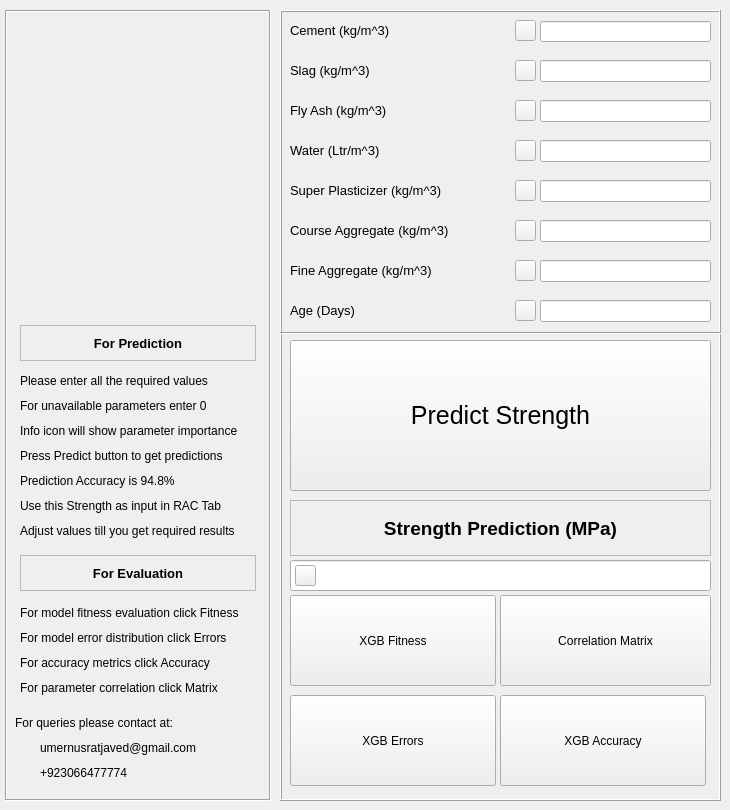
    <widget class="QWidget" name="tabWidgetPage2">
     <attribute name="title">
      <string>NAC Strength</string>
     </attribute>
     <widget class="QFrame" name="frame_2">
      <property name="geometry">
       <rect>
        <x>280</x>
        <y>10</y>
        <width>441</width>
        <height>791</height>
       </rect>
      </property>
      <property name="styleSheet">
       <string notr="true"/>
      </property>
      <property name="frameShape">
       <enum>QFrame::Box</enum>
      </property>
      <property name="frameShadow">
       <enum>QFrame::Raised</enum>
      </property>
      <widget class="QLabel" name="label_12">
       <property name="geometry">
        <rect>
         <x>10</x>
         <y>10</y>
         <width>191</width>
         <height>21</height>
        </rect>
       </property>
       <property name="font">
        <font>
         <pointsize>10</pointsize>
         <weight>50</weight>
         <italic>false</italic>
         <bold>false</bold>
         <strikeout>false</strikeout>
        </font>
       </property>
       <property name="text">
        <string>Cement (kg/m^3)</string>
       </property>
      </widget>
      <widget class="QLabel" name="label_13">
       <property name="geometry">
        <rect>
         <x>10</x>
         <y>50</y>
         <width>191</width>
         <height>21</height>
        </rect>
       </property>
       <property name="font">
        <font>
         <pointsize>10</pointsize>
         <weight>50</weight>
         <italic>false</italic>
         <bold>false</bold>
         <strikeout>false</strikeout>
        </font>
       </property>
       <property name="text">
        <string>Slag (kg/m^3)</string>
       </property>
      </widget>
      <widget class="QLabel" name="label_14">
       <property name="geometry">
        <rect>
         <x>10</x>
         <y>90</y>
         <width>241</width>
         <height>21</height>
        </rect>
       </property>
       <property name="font">
        <font>
         <pointsize>10</pointsize>
         <weight>50</weight>
         <italic>false</italic>
         <bold>false</bold>
         <strikeout>false</strikeout>
        </font>
       </property>
       <property name="text">
        <string>Fly Ash (kg/m^3)</string>
       </property>
      </widget>
      <widget class="QLabel" name="label_15">
       <property name="geometry">
        <rect>
         <x>10</x>
         <y>130</y>
         <width>171</width>
         <height>21</height>
        </rect>
       </property>
       <property name="font">
        <font>
         <pointsize>10</pointsize>
         <weight>50</weight>
         <italic>false</italic>
         <bold>false</bold>
         <strikeout>false</strikeout>
        </font>
       </property>
       <property name="text">
        <string>Water (Ltr/m^3)</string>
       </property>
      </widget>
      <widget class="QLabel" name="label_16">
       <property name="geometry">
        <rect>
         <x>10</x>
         <y>170</y>
         <width>201</width>
         <height>20</height>
        </rect>
       </property>
       <property name="font">
        <font>
         <pointsize>10</pointsize>
         <weight>50</weight>
         <italic>false</italic>
         <bold>false</bold>
         <strikeout>false</strikeout>
        </font>
       </property>
       <property name="text">
        <string>Super Plasticizer (kg/m^3)</string>
       </property>
      </widget>
      <widget class="QLabel" name="label_17">
       <property name="geometry">
        <rect>
         <x>10</x>
         <y>210</y>
         <width>211</width>
         <height>21</height>
        </rect>
       </property>
       <property name="font">
        <font>
         <pointsize>10</pointsize>
         <weight>50</weight>
         <italic>false</italic>
         <bold>false</bold>
         <strikeout>false</strikeout>
        </font>
       </property>
       <property name="text">
        <string>Course Aggregate (kg/m^3)</string>
       </property>
      </widget>
      <widget class="QLabel" name="label_18">
       <property name="geometry">
        <rect>
         <x>10</x>
         <y>250</y>
         <width>221</width>
         <height>21</height>
        </rect>
       </property>
       <property name="font">
        <font>
         <pointsize>10</pointsize>
         <weight>50</weight>
         <italic>false</italic>
         <bold>false</bold>
         <strikeout>false</strikeout>
        </font>
       </property>
       <property name="text">
        <string>Fine Aggregate (kg/m^3)</string>
       </property>
      </widget>
      <widget class="QLabel" name="label_19">
       <property name="geometry">
        <rect>
         <x>10</x>
         <y>290</y>
         <width>211</width>
         <height>21</height>
        </rect>
       </property>
       <property name="font">
        <font>
         <pointsize>10</pointsize>
         <weight>50</weight>
         <italic>false</italic>
         <bold>false</bold>
         <strikeout>false</strikeout>
        </font>
       </property>
       <property name="text">
        <string>Age (Days)</string>
       </property>
      </widget>
      <widget class="QLineEdit" name="cs_cement">
       <property name="geometry">
        <rect>
         <x>260</x>
         <y>11</y>
         <width>171</width>
         <height>21</height>
        </rect>
       </property>
       <property name="font">
        <font>
         <pointsize>8</pointsize>
         <weight>50</weight>
         <italic>false</italic>
         <bold>false</bold>
         <strikeout>false</strikeout>
        </font>
       </property>
      </widget>
      <widget class="Line" name="line_18">
       <property name="geometry">
        <rect>
         <x>0</x>
         <y>315</y>
         <width>501</width>
         <height>16</height>
        </rect>
       </property>
       <property name="orientation">
        <enum>Qt::Horizontal</enum>
       </property>
      </widget>
      <widget class="QLineEdit" name="cs_slag">
       <property name="geometry">
        <rect>
         <x>260</x>
         <y>50</y>
         <width>171</width>
         <height>22</height>
        </rect>
       </property>
      </widget>
      <widget class="QLineEdit" name="cs_fly_ash">
       <property name="geometry">
        <rect>
         <x>260</x>
         <y>90</y>
         <width>171</width>
         <height>22</height>
        </rect>
       </property>
      </widget>
      <widget class="QLineEdit" name="cs_water">
       <property name="geometry">
        <rect>
         <x>260</x>
         <y>130</y>
         <width>171</width>
         <height>22</height>
        </rect>
       </property>
      </widget>
      <widget class="QLineEdit" name="cs_SP">
       <property name="geometry">
        <rect>
         <x>260</x>
         <y>170</y>
         <width>171</width>
         <height>22</height>
        </rect>
       </property>
      </widget>
      <widget class="QLineEdit" name="cs_cAgg">
       <property name="geometry">
        <rect>
         <x>260</x>
         <y>210</y>
         <width>171</width>
         <height>22</height>
        </rect>
       </property>
      </widget>
      <widget class="QLineEdit" name="cs_fAgg">
       <property name="geometry">
        <rect>
         <x>260</x>
         <y>250</y>
         <width>171</width>
         <height>22</height>
        </rect>
       </property>
      </widget>
      <widget class="QLineEdit" name="cs_age">
       <property name="geometry">
        <rect>
         <x>260</x>
         <y>290</y>
         <width>171</width>
         <height>22</height>
        </rect>
       </property>
      </widget>
      <widget class="QPushButton" name="cs_button">
       <property name="geometry">
        <rect>
         <x>10</x>
         <y>330</y>
         <width>421</width>
         <height>151</height>
        </rect>
       </property>
       <property name="font">
        <font>
         <pointsize>19</pointsize>
         <weight>50</weight>
         <italic>false</italic>
         <bold>false</bold>
         <strikeout>false</strikeout>
        </font>
       </property>
       <property name="text">
        <string>Predict Strength</string>
       </property>
      </widget>
      <widget class="QLabel" name="label_69">
       <property name="geometry">
        <rect>
         <x>10</x>
         <y>490</y>
         <width>421</width>
         <height>56</height>
        </rect>
       </property>
       <property name="font">
        <font>
         <pointsize>14</pointsize>
         <weight>75</weight>
         <italic>false</italic>
         <bold>true</bold>
         <underline>false</underline>
         <strikeout>false</strikeout>
        </font>
       </property>
       <property name="layoutDirection">
        <enum>Qt::LeftToRight</enum>
       </property>
       <property name="autoFillBackground">
        <bool>true</bool>
       </property>
       <property name="frameShape">
        <enum>QFrame::StyledPanel</enum>
       </property>
       <property name="text">
        <string>Strength Prediction (MPa)</string>
       </property>
       <property name="alignment">
        <set>Qt::AlignCenter</set>
       </property>
      </widget>
      <widget class="QLineEdit" name="cs_str_prediction_xgb">
       <property name="geometry">
        <rect>
         <x>10</x>
         <y>550</y>
         <width>421</width>
         <height>31</height>
        </rect>
       </property>
       <property name="font">
        <font>
         <pointsize>12</pointsize>
         <weight>50</weight>
         <italic>false</italic>
         <bold>false</bold>
         <strikeout>false</strikeout>
        </font>
       </property>
       <property name="alignment">
        <set>Qt::AlignCenter</set>
       </property>
      </widget>
      <widget class="QPushButton" name="cs_residual_xgb">
       <property name="geometry">
        <rect>
         <x>10</x>
         <y>685</y>
         <width>206</width>
         <height>91</height>
        </rect>
       </property>
       <property name="font">
        <font>
         <pointsize>9</pointsize>
         <weight>50</weight>
         <italic>false</italic>
         <bold>false</bold>
         <strikeout>false</strikeout>
        </font>
       </property>
       <property name="styleSheet">
        <string notr="true"/>
       </property>
       <property name="text">
        <string>XGB Errors</string>
       </property>
      </widget>
      <widget class="QLabel" name="label_575">
       <property name="geometry">
        <rect>
         <x>230</x>
         <y>710</y>
         <width>41</width>
         <height>41</height>
        </rect>
       </property>
       <property name="text">
        <string/>
       </property>
       <property name="pixmap">
        <pixmap>accuracy.png</pixmap>
       </property>
       <property name="scaledContents">
        <bool>true</bool>
       </property>
      </widget>
      <widget class="QLabel" name="label_576">
       <property name="geometry">
        <rect>
         <x>25</x>
         <y>710</y>
         <width>41</width>
         <height>41</height>
        </rect>
       </property>
       <property name="text">
        <string/>
       </property>
       <property name="pixmap">
        <pixmap>histogram.png</pixmap>
       </property>
       <property name="scaledContents">
        <bool>true</bool>
       </property>
      </widget>
      <widget class="QPushButton" name="cs_fitness_xgb">
       <property name="geometry">
        <rect>
         <x>10</x>
         <y>585</y>
         <width>206</width>
         <height>91</height>
        </rect>
       </property>
       <property name="font">
        <font>
         <pointsize>9</pointsize>
         <weight>50</weight>
         <italic>false</italic>
         <bold>false</bold>
         <strikeout>false</strikeout>
        </font>
       </property>
       <property name="styleSheet">
        <string notr="true"/>
       </property>
       <property name="text">
        <string>XGB Fitness</string>
       </property>
      </widget>
      <widget class="QPushButton" name="cs_acc_xgb">
       <property name="geometry">
        <rect>
         <x>220</x>
         <y>685</y>
         <width>206</width>
         <height>91</height>
        </rect>
       </property>
       <property name="font">
        <font>
         <pointsize>9</pointsize>
         <weight>50</weight>
         <italic>false</italic>
         <bold>false</bold>
         <strikeout>false</strikeout>
        </font>
       </property>
       <property name="styleSheet">
        <string notr="true"/>
       </property>
       <property name="text">
        <string>XGB Accuracy</string>
       </property>
      </widget>
      <widget class="QLabel" name="label_579">
       <property name="geometry">
        <rect>
         <x>25</x>
         <y>610</y>
         <width>41</width>
         <height>41</height>
        </rect>
       </property>
       <property name="text">
        <string/>
       </property>
       <property name="pixmap">
        <pixmap>graph.png</pixmap>
       </property>
       <property name="scaledContents">
        <bool>true</bool>
       </property>
       <property name="textInteractionFlags">
        <set>Qt::NoTextInteraction</set>
       </property>
      </widget>
      <widget class="QPushButton" name="pushButton_164">
       <property name="geometry">
        <rect>
         <x>235</x>
         <y>50</y>
         <width>21</width>
         <height>21</height>
        </rect>
       </property>
       <property name="toolTip">
        <string>Correlation Factor : 0.13</string>
       </property>
       <property name="text">
        <string/>
       </property>
       <property name="icon">
        <iconset>
         <normaloff>info.png</normaloff>info.png</iconset>
       </property>
      </widget>
      <widget class="QPushButton" name="pushButton_157">
       <property name="geometry">
        <rect>
         <x>235</x>
         <y>170</y>
         <width>21</width>
         <height>21</height>
        </rect>
       </property>
       <property name="toolTip">
        <string>Correlation Factor : 0.37</string>
       </property>
       <property name="text">
        <string/>
       </property>
       <property name="icon">
        <iconset>
         <normaloff>info.png</normaloff>info.png</iconset>
       </property>
      </widget>
      <widget class="QPushButton" name="pushButton_161">
       <property name="geometry">
        <rect>
         <x>235</x>
         <y>210</y>
         <width>21</width>
         <height>21</height>
        </rect>
       </property>
       <property name="toolTip">
        <string>Correlation Factor : 0.16</string>
       </property>
       <property name="text">
        <string/>
       </property>
       <property name="icon">
        <iconset>
         <normaloff>info.png</normaloff>info.png</iconset>
       </property>
      </widget>
      <widget class="QPushButton" name="pushButton_158">
       <property name="geometry">
        <rect>
         <x>235</x>
         <y>90</y>
         <width>21</width>
         <height>21</height>
        </rect>
       </property>
       <property name="toolTip">
        <string>Correlation Factor : 0.11</string>
       </property>
       <property name="text">
        <string/>
       </property>
       <property name="icon">
        <iconset>
         <normaloff>info.png</normaloff>info.png</iconset>
       </property>
      </widget>
      <widget class="QPushButton" name="pushButton_163">
       <property name="geometry">
        <rect>
         <x>235</x>
         <y>290</y>
         <width>21</width>
         <height>21</height>
        </rect>
       </property>
       <property name="toolTip">
        <string>Correlation Factor : 0.33</string>
       </property>
       <property name="text">
        <string/>
       </property>
       <property name="icon">
        <iconset>
         <normaloff>info.png</normaloff>info.png</iconset>
       </property>
      </widget>
      <widget class="QPushButton" name="pushButton_160">
       <property name="geometry">
        <rect>
         <x>235</x>
         <y>130</y>
         <width>21</width>
         <height>21</height>
        </rect>
       </property>
       <property name="toolTip">
        <string>Correlation Factor : 0.29</string>
       </property>
       <property name="text">
        <string/>
       </property>
       <property name="icon">
        <iconset>
         <normaloff>info.png</normaloff>info.png</iconset>
       </property>
      </widget>
      <widget class="QPushButton" name="pushButton_162">
       <property name="geometry">
        <rect>
         <x>235</x>
         <y>250</y>
         <width>21</width>
         <height>21</height>
        </rect>
       </property>
       <property name="toolTip">
        <string>Correlation Factor : 0.17</string>
       </property>
       <property name="text">
        <string/>
       </property>
       <property name="icon">
        <iconset>
         <normaloff>info.png</normaloff>info.png</iconset>
       </property>
      </widget>
      <widget class="QPushButton" name="pushButton_159">
       <property name="geometry">
        <rect>
         <x>235</x>
         <y>10</y>
         <width>21</width>
         <height>21</height>
        </rect>
       </property>
       <property name="toolTip">
        <string>Correlation Factor : 0.5</string>
       </property>
       <property name="text">
        <string/>
       </property>
       <property name="icon">
        <iconset>
         <normaloff>info.png</normaloff>info.png</iconset>
       </property>
      </widget>
      <widget class="QPushButton" name="pushButton_178">
       <property name="geometry">
        <rect>
         <x>15</x>
         <y>555</y>
         <width>21</width>
         <height>21</height>
        </rect>
       </property>
       <property name="toolTip">
        <string>XGB Prediction (Best)</string>
       </property>
       <property name="text">
        <string/>
       </property>
       <property name="icon">
        <iconset>
         <normaloff>info.png</normaloff>info.png</iconset>
       </property>
      </widget>
      <widget class="QPushButton" name="cs_corr_matrix">
       <property name="geometry">
        <rect>
         <x>220</x>
         <y>585</y>
         <width>211</width>
         <height>91</height>
        </rect>
       </property>
       <property name="font">
        <font>
         <pointsize>9</pointsize>
         <weight>50</weight>
         <italic>false</italic>
         <bold>false</bold>
         <strikeout>false</strikeout>
        </font>
       </property>
       <property name="styleSheet">
        <string notr="true"/>
       </property>
       <property name="text">
        <string>Correlation Matrix</string>
       </property>
      </widget>
      <widget class="QLabel" name="label_142">
       <property name="geometry">
        <rect>
         <x>225</x>
         <y>610</y>
         <width>41</width>
         <height>41</height>
        </rect>
       </property>
       <property name="text">
        <string/>
       </property>
       <property name="pixmap">
        <pixmap>matrix.png</pixmap>
       </property>
       <property name="scaledContents">
        <bool>true</bool>
       </property>
      </widget>
      <zorder>label_12</zorder>
      <zorder>label_13</zorder>
      <zorder>label_14</zorder>
      <zorder>label_15</zorder>
      <zorder>label_16</zorder>
      <zorder>label_17</zorder>
      <zorder>label_18</zorder>
      <zorder>label_19</zorder>
      <zorder>cs_cement</zorder>
      <zorder>line_18</zorder>
      <zorder>cs_slag</zorder>
      <zorder>cs_fly_ash</zorder>
      <zorder>cs_water</zorder>
      <zorder>cs_SP</zorder>
      <zorder>cs_cAgg</zorder>
      <zorder>cs_fAgg</zorder>
      <zorder>cs_age</zorder>
      <zorder>cs_button</zorder>
      <zorder>label_69</zorder>
      <zorder>cs_str_prediction_xgb</zorder>
      <zorder>cs_residual_xgb</zorder>
      <zorder>label_576</zorder>
      <zorder>cs_fitness_xgb</zorder>
      <zorder>cs_acc_xgb</zorder>
      <zorder>label_579</zorder>
      <zorder>label_575</zorder>
      <zorder>pushButton_164</zorder>
      <zorder>pushButton_157</zorder>
      <zorder>pushButton_161</zorder>
      <zorder>pushButton_158</zorder>
      <zorder>pushButton_163</zorder>
      <zorder>pushButton_160</zorder>
      <zorder>pushButton_162</zorder>
      <zorder>pushButton_159</zorder>
      <zorder>pushButton_178</zorder>
      <zorder>cs_corr_matrix</zorder>
      <zorder>label_142</zorder>
     </widget>
     <widget class="QFrame" name="frame_8">
      <property name="geometry">
       <rect>
        <x>5</x>
        <y>10</y>
        <width>266</width>
        <height>791</height>
       </rect>
      </property>
      <property name="frameShape">
       <enum>QFrame::Box</enum>
      </property>
      <property name="frameShadow">
       <enum>QFrame::Sunken</enum>
      </property>
      <widget class="QLabel" name="label_144">
       <property name="geometry">
        <rect>
         <x>10</x>
         <y>700</y>
         <width>246</width>
         <height>26</height>
        </rect>
       </property>
       <property name="text">
        <string>For queries please contact at:</string>
       </property>
      </widget>
      <widget class="QLabel" name="label_145">
       <property name="geometry">
        <rect>
         <x>35</x>
         <y>725</y>
         <width>221</width>
         <height>26</height>
        </rect>
       </property>
       <property name="text">
        <string>umernusratjaved@gmail.com</string>
       </property>
      </widget>
      <widget class="QLabel" name="label_146">
       <property name="geometry">
        <rect>
         <x>35</x>
         <y>750</y>
         <width>221</width>
         <height>26</height>
        </rect>
       </property>
       <property name="text">
        <string>+923066477774</string>
       </property>
      </widget>
      <widget class="QLabel" name="label_147">
       <property name="geometry">
        <rect>
         <x>10</x>
         <y>730</y>
         <width>21</width>
         <height>21</height>
        </rect>
       </property>
       <property name="text">
        <string/>
       </property>
       <property name="pixmap">
        <pixmap>email.png</pixmap>
       </property>
       <property name="scaledContents">
        <bool>true</bool>
       </property>
      </widget>
      <widget class="QLabel" name="label_148">
       <property name="geometry">
        <rect>
         <x>10</x>
         <y>755</y>
         <width>21</width>
         <height>21</height>
        </rect>
       </property>
       <property name="text">
        <string/>
       </property>
       <property name="pixmap">
        <pixmap>phone.png</pixmap>
       </property>
       <property name="scaledContents">
        <bool>true</bool>
       </property>
      </widget>
      <widget class="QLabel" name="label_149">
       <property name="geometry">
        <rect>
         <x>15</x>
         <y>360</y>
         <width>241</width>
         <height>21</height>
        </rect>
       </property>
       <property name="font">
        <font>
         <weight>50</weight>
         <italic>false</italic>
         <bold>false</bold>
         <strikeout>false</strikeout>
        </font>
       </property>
       <property name="text">
        <string>Please enter all the required values </string>
       </property>
      </widget>
      <widget class="QLabel" name="label_150">
       <property name="geometry">
        <rect>
         <x>15</x>
         <y>385</y>
         <width>241</width>
         <height>21</height>
        </rect>
       </property>
       <property name="font">
        <font>
         <weight>50</weight>
         <italic>false</italic>
         <bold>false</bold>
         <strikeout>false</strikeout>
        </font>
       </property>
       <property name="text">
        <string>For unavailable parameters enter 0</string>
       </property>
      </widget>
      <widget class="QLabel" name="label_151">
       <property name="geometry">
        <rect>
         <x>15</x>
         <y>410</y>
         <width>246</width>
         <height>21</height>
        </rect>
       </property>
       <property name="font">
        <font>
         <weight>50</weight>
         <italic>false</italic>
         <bold>false</bold>
         <strikeout>false</strikeout>
        </font>
       </property>
       <property name="text">
        <string>Info icon will show parameter importance</string>
       </property>
      </widget>
      <widget class="QLabel" name="label_152">
       <property name="geometry">
        <rect>
         <x>15</x>
         <y>435</y>
         <width>246</width>
         <height>21</height>
        </rect>
       </property>
       <property name="font">
        <font>
         <weight>50</weight>
         <italic>false</italic>
         <bold>false</bold>
         <strikeout>false</strikeout>
        </font>
       </property>
       <property name="text">
        <string>Press Predict button to get predictions</string>
       </property>
      </widget>
      <widget class="QLabel" name="label_153">
       <property name="geometry">
        <rect>
         <x>15</x>
         <y>460</y>
         <width>246</width>
         <height>21</height>
        </rect>
       </property>
       <property name="font">
        <font>
         <weight>50</weight>
         <italic>false</italic>
         <bold>false</bold>
         <strikeout>false</strikeout>
        </font>
       </property>
       <property name="text">
        <string>Prediction Accuracy is 94.8%</string>
       </property>
      </widget>
      <widget class="QLabel" name="label_154">
       <property name="geometry">
        <rect>
         <x>15</x>
         <y>485</y>
         <width>246</width>
         <height>21</height>
        </rect>
       </property>
       <property name="font">
        <font>
         <weight>50</weight>
         <italic>false</italic>
         <bold>false</bold>
         <strikeout>false</strikeout>
        </font>
       </property>
       <property name="text">
        <string>Use this Strength as input in RAC Tab</string>
       </property>
      </widget>
      <widget class="QLabel" name="label_155">
       <property name="geometry">
        <rect>
         <x>15</x>
         <y>595</y>
         <width>241</width>
         <height>16</height>
        </rect>
       </property>
       <property name="font">
        <font>
         <weight>50</weight>
         <italic>false</italic>
         <bold>false</bold>
         <strikeout>false</strikeout>
        </font>
       </property>
       <property name="text">
        <string>For model fitness evaluation click Fitness</string>
       </property>
      </widget>
      <widget class="QLabel" name="label_156">
       <property name="geometry">
        <rect>
         <x>15</x>
         <y>620</y>
         <width>241</width>
         <height>16</height>
        </rect>
       </property>
       <property name="font">
        <font>
         <weight>50</weight>
         <italic>false</italic>
         <bold>false</bold>
         <strikeout>false</strikeout>
        </font>
       </property>
       <property name="text">
        <string>For model error distribution click Errors</string>
       </property>
      </widget>
      <widget class="QLabel" name="label_157">
       <property name="geometry">
        <rect>
         <x>15</x>
         <y>645</y>
         <width>241</width>
         <height>16</height>
        </rect>
       </property>
       <property name="font">
        <font>
         <weight>50</weight>
         <italic>false</italic>
         <bold>false</bold>
         <strikeout>false</strikeout>
        </font>
       </property>
       <property name="text">
        <string>For accuracy metrics click Accuracy</string>
       </property>
      </widget>
      <widget class="QLabel" name="label_158">
       <property name="geometry">
        <rect>
         <x>15</x>
         <y>670</y>
         <width>241</width>
         <height>16</height>
        </rect>
       </property>
       <property name="font">
        <font>
         <weight>50</weight>
         <italic>false</italic>
         <bold>false</bold>
         <strikeout>false</strikeout>
        </font>
       </property>
       <property name="text">
        <string>For parameter correlation click Matrix</string>
       </property>
      </widget>
      <widget class="QLabel" name="label_159">
       <property name="geometry">
        <rect>
         <x>15</x>
         <y>545</y>
         <width>236</width>
         <height>36</height>
        </rect>
       </property>
       <property name="font">
        <font>
         <pointsize>10</pointsize>
         <weight>75</weight>
         <italic>false</italic>
         <bold>true</bold>
         <underline>false</underline>
         <strikeout>false</strikeout>
        </font>
       </property>
       <property name="layoutDirection">
        <enum>Qt::LeftToRight</enum>
       </property>
       <property name="autoFillBackground">
        <bool>true</bool>
       </property>
       <property name="frameShape">
        <enum>QFrame::StyledPanel</enum>
       </property>
       <property name="text">
        <string>For Evaluation</string>
       </property>
       <property name="alignment">
        <set>Qt::AlignCenter</set>
       </property>
      </widget>
      <widget class="QLabel" name="label_160">
       <property name="geometry">
        <rect>
         <x>15</x>
         <y>315</y>
         <width>236</width>
         <height>36</height>
        </rect>
       </property>
       <property name="font">
        <font>
         <pointsize>10</pointsize>
         <weight>75</weight>
         <italic>false</italic>
         <bold>true</bold>
         <underline>false</underline>
         <strikeout>false</strikeout>
        </font>
       </property>
       <property name="layoutDirection">
        <enum>Qt::LeftToRight</enum>
       </property>
       <property name="autoFillBackground">
        <bool>true</bool>
       </property>
       <property name="frameShape">
        <enum>QFrame::StyledPanel</enum>
       </property>
       <property name="text">
        <string>For Prediction</string>
       </property>
       <property name="alignment">
        <set>Qt::AlignCenter</set>
       </property>
      </widget>
      <widget class="QLabel" name="label_161">
       <property name="geometry">
        <rect>
         <x>15</x>
         <y>510</y>
         <width>246</width>
         <height>21</height>
        </rect>
       </property>
       <property name="font">
        <font>
         <weight>50</weight>
         <italic>false</italic>
         <bold>false</bold>
         <strikeout>false</strikeout>
        </font>
       </property>
       <property name="text">
        <string>Adjust values till you get required results</string>
       </property>
      </widget>
      <widget class="QLabel" name="label_143">
       <property name="geometry">
        <rect>
         <x>10</x>
         <y>10</y>
         <width>246</width>
         <height>291</height>
        </rect>
       </property>
       <property name="styleSheet">
        <string notr="true">QLabel #label_83{
border:4px solid;
}</string>
       </property>
       <property name="text">
        <string/>
       </property>
       <property name="pixmap">
        <pixmap>cc.png</pixmap>
       </property>
       <property name="scaledContents">
        <bool>true</bool>
       </property>
      </widget>
     </widget>
    </widget>
